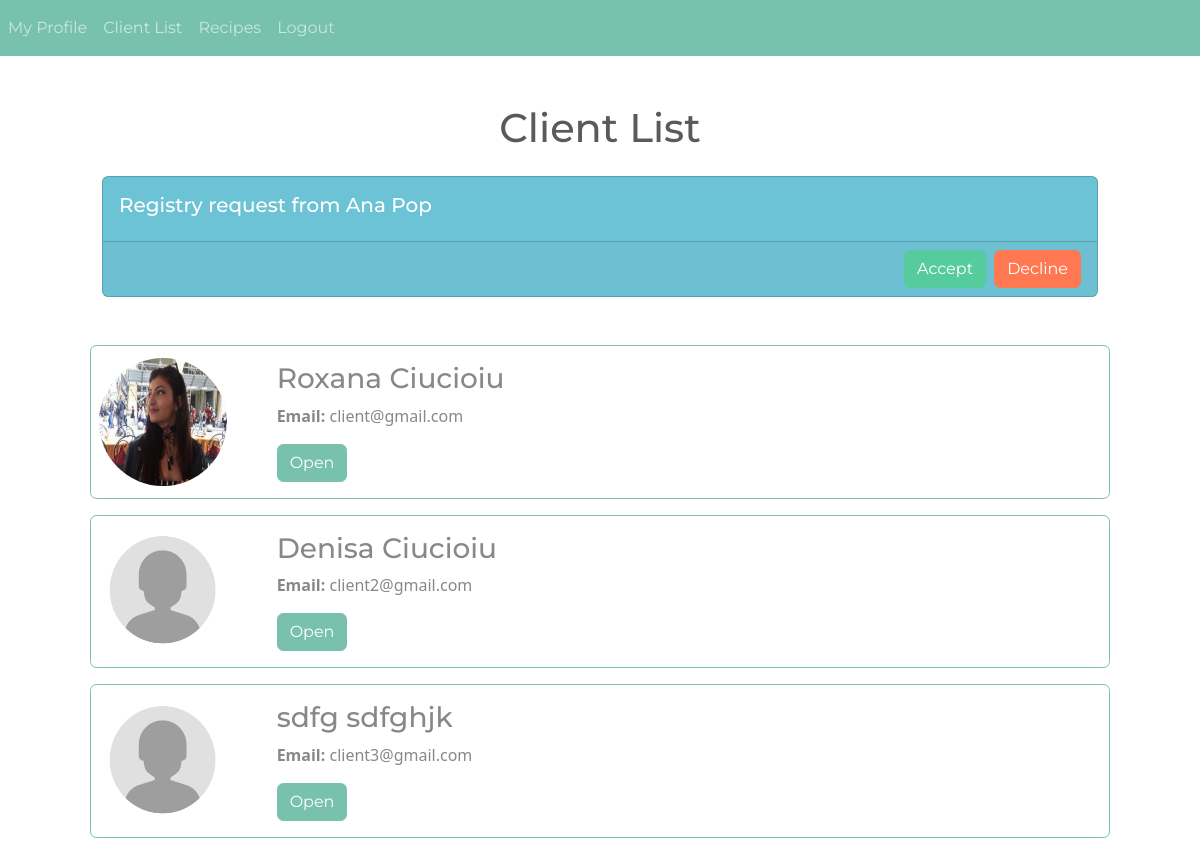
The app's page /client-list (signed in) with its own data.
### website/models.py (models this page shows, shortened)
class Notification(db.Model):
    id = Column(Integer, primary_key=True)
    message = Column(String(255), nullable=False)
    client_id = Column(Integer, ForeignKey('client.id'))
    nutritionist_id = Column(Integer, ForeignKey('nutritionist.id'))
    status = Column(String(20), nullable=False)  # 'pending', 'accepted', 'declined'
    client = relationship('Client', back_populates='notifications', foreign_keys=[client_id])
    nutritionist = relationship('Nutritionist', back_populates='notifications', foreign_keys=[nutritionist_id])

class User(db.Model, UserMixin):
    id = Column(Integer, primary_key=True)
    email = Column(String(150), unique=True, nullable=False)
    password = Column(String(150), nullable=False)
    first_name = Column(String(150))
    last_name= Column(String(150))
    date_of_birth = Column(Date)
    gender = Column(String(150), nullable=False)
    account_type = Column(String(20), nullable=False)
    profile_picture = Column(String(100), nullable=True)
    __mapper_args__ = {
        'polymorphic_identity': 'user',
        'polymorphic_on': account_type
    }

class Client(User):
    id = Column(Integer, ForeignKey('user.id'), primary_key=True)
    nutritionist_id = Column(Integer, ForeignKey('nutritionist.id'))
    nutritionist = relationship('Nutritionist', back_populates='clients', foreign_keys=[nutritionist_id])
    height = Column(Float, nullable=True)
    weight = Column(Float, nullable=True)
    bmi = Column(Float, nullable=True)
    goal = Column(String(50), nullable=True)
    desired_weight = Column(Float, nullable=True)
    desired_date = Column(Date)
    notifications = relationship('Notification', back_populates='client')
    __mapper_args__ = {
        'polymorphic_identity': 'client'
    }

### website/views.py (the view)
@views.route('/client-list', methods=['GET', 'POST'])
@login_required
def client_list():
    clients = Client.query.filter_by(nutritionist_id=current_user.id).all()
    return render_template("client_list.html", user=current_user, clients=clients)

### website/__init__.py (called while the page is built)
def create_app():
    app = Flask(__name__)
    app.config['SECRET_KEY'] = 'abc'
    app.config['SQLALCHEMY_DATABASE_URI'] = f'sqlite:///{DB_NAME}'
    db.init_app(app)
    from .views import views
    from .auth import auth
    app.register_blueprint(views, url_prefix='/')
    app.register_blueprint(auth, url_prefix='/')
    from .models import User
    with app.app_context():
        db.create_all()
    login_manager = LoginManager()
    login_manager.login_view = 'auth.login'
    login_manager.init_app(app)
    @login_manager.user_loader
    def load_user(id):
        return User.query.get(int(id))
    return app

### website/templates/client_list.html (shortened to what this page needs)
{% extends "base.html" %}
{% block content %}
<div class="container p-5">
<h1 align="center">Client List</h1>
<div class="container">
    <div class="notification mt-4">
      {% for notification in user.notifications %}
        {% if notification.status == 'pending' %}
          <div class="card text-white bg-info mt-4 ">
            <div class="card-body">
              <h5 class="card-title">Registry request from {{ notification.client.first_name }} {{ notification.client.last_name }}</h5>
            </div>
            <div class="card-footer d-flex justify-content-end">
                <form action="{{ url_for('views.accept_request', notification_id=notification.id) }}" method="POST" class="d-inline-block me-2">
                  <button type="submit" class="btn btn-success">Accept</button>
                </form>
                <form action="{{ url_for('views.decline_request', notification_id=notification.id) }}" method="POST" class="d-inline-block">
                  <button type="submit" class="btn btn-danger">Decline</button>
                </form>
             </div>
          </div>
        {% endif %}
      {% endfor %}
    </div>
</div>
<div class="client-list mt-5">
    {% for client in clients %}
       <div class="card border-primary mb-3">
          <div class="row g-0 align-items-center">
            <div class="col-md-2">
                {% if client.profile_picture %}
                  <img src="{{ url_for('static', filename='profile_pictures/' + client.profile_picture) }}" alt="Profile Picture" class="img-fluid rounded-circle p-2" style="max-width: 12vw; height: 12vw;">
                {% endif %}
            </div>
            <div class="col-md-10">
              <div class="card-body">
                <h3 class="card-title">{{ client.first_name }} {{ client.last_name }}</h3>
                <p class="card-text"><strong>Email:</strong> {{ client.email }}</p>
                 <a href="{{ url_for('views.client_record', client_id=client.id) }}" class="btn btn-primary">Open</a>
              </div>
            </div>
          </div>
        </div>
  {% endfor %}
</div>
</div>
{% endblock %}

### website/templates/base.html (shortened to what this page needs)
<!DOCTYPE html>
<html>
<head>
    <link rel="stylesheet" href="https://cdnjs.cloudflare.com/ajax/libs/font-awesome/6.0.0-beta3/css/all.min.css">
    <link rel="stylesheet" href="{{ url_for('static', filename='css/style.css') }}">
    <link rel="stylesheet" href="{{ url_for('static', filename='css/bootstrap.min.css') }}">
</head>
<body>
     <nav class="navbar navbar-expand-lg navbar-dark bg-primary">
      <div class="collapse navbar-collapse" id="navbar">
        <div class="navbar-nav">
          {% if current_user.is_authenticated %}
              {% if current_user.account_type == "client" %}
                <a class="nav-item nav-link" id="home" href="/client-profile">My Profile</a>
                <a class="nav-item nav-link" id="my_plan" href="/my-plan">My Plan</a>
              {% else %}
                <a class="nav-item nav-link" id="home" href="/nutritionist-profile">My Profile</a>
                <a class="nav-item nav-link" id="client_list" href="/client-list">Client List</a>
              {% endif %}
              <a class="nav-item nav-link" id="recipes" href="/recipes">Recipes</a>
              <a class="nav-item nav-link" id="logout" href="/logout">Logout</a>
          {% else %}
              <a class="nav-item nav-link" id="login" href="/login">Login</a>
              <a class="nav-item nav-link" id="signUp" href="/sign-up">Sign Up</a>
          {% endif %}
        </div>
      </div>
    </nav>
    <div class="container">
        {% block content %}
        {% endblock %}
    </div>
</body>
</html>

### records on screen
Notification: client.first_name "Ana", client.last_name "Pop"
Client: profile_picture (picture), first_name "Roxana", last_name "Ciucioiu", email "client@gmail.com"
Client: profile_picture (placeholder picture), first_name "Denisa", last_name "Ciucioiu", email "client2@gmail.com"
Client: profile_picture (placeholder picture), first_name "sdfg", last_name "sdfghjk", email "client3@gmail.com"
